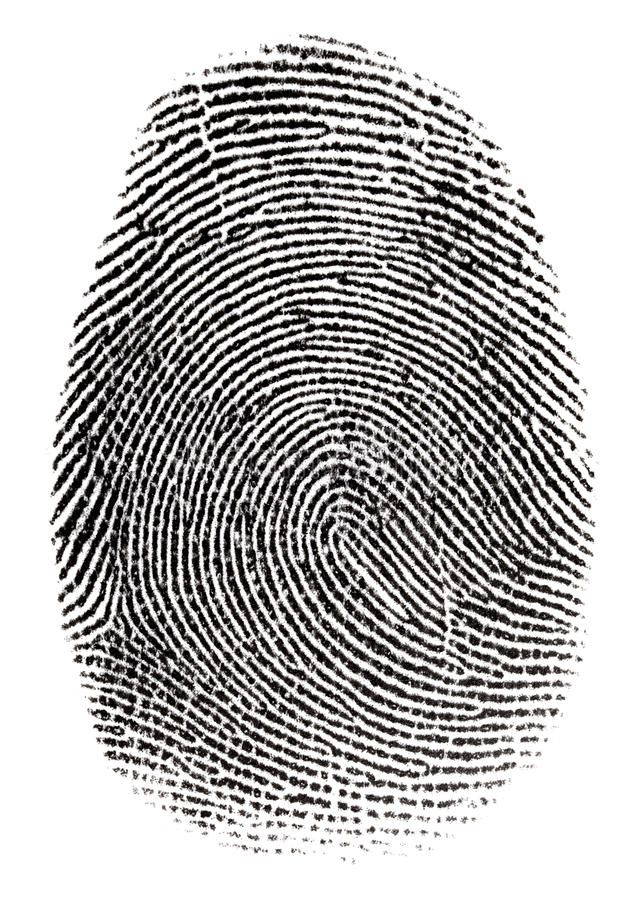
#> input picture jj.jpg, 644 x 900 px
$ jupyter execute Untitled-1.ipynb
#> lines starting #> are read from the running program, lines starting #| are printed output that depends on the picture
[cell 1]
import cv2
import numpy as np

img = cv2.imread('jj.jpg',0)
#> img: shape (900, 644); min 0, max 255, mean 183.5

kernel = np.ones((5,5),np.uint8)
erosion = cv2.erode(img,kernel,iterations = 1)
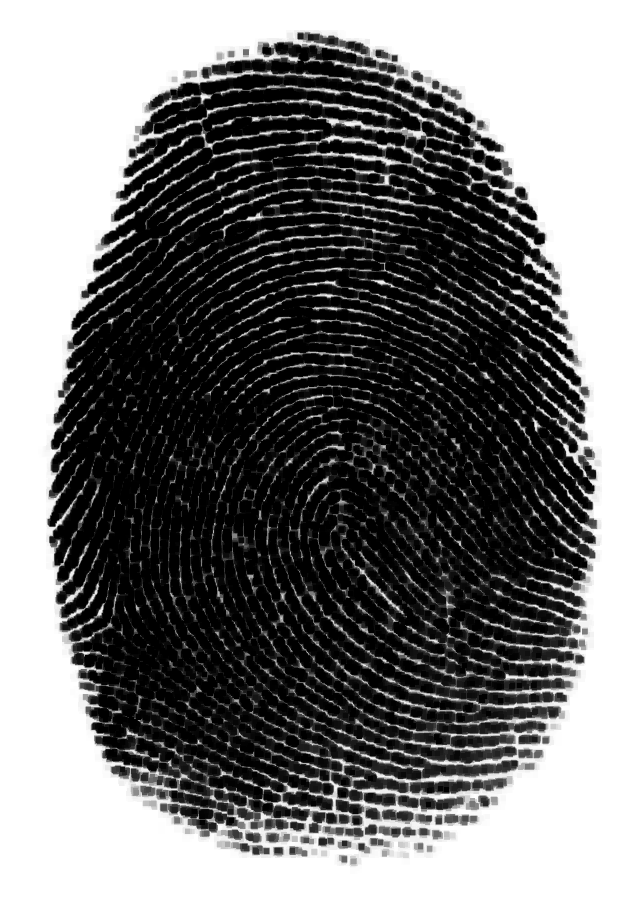
#> erosion: shape (900, 644); min 0, max 255, mean 119.5

cv2.imshow('img',img)
cv2.imshow('dst',erosion)
cv2.waitKey(0)
cv2.destroyAllWindows()

[cell 2]
img = cv2.imread('jj.jpg',0)

kernel = np.ones((5,5),np.uint8)
dilation = cv2.dilate(img,kernel,iterations = 1)
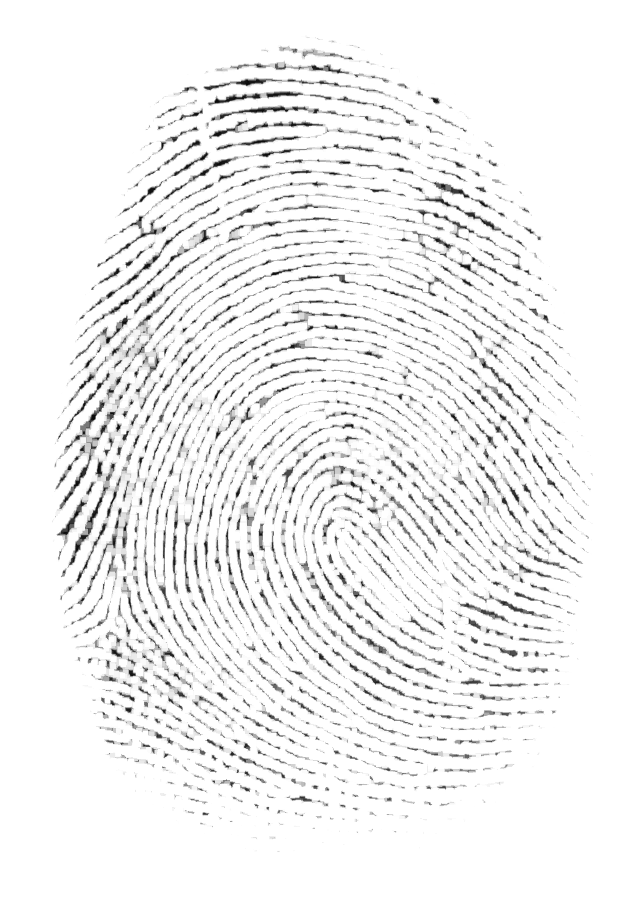
#> dilation: shape (900, 644); min 8, max 255, mean 242.1

cv2.imshow('img',img)
cv2.imshow('dst',dilation)
cv2.waitKey(0)
cv2.destroyAllWindows()

[cell 3]
img = cv2.imread('jj.jpg',0)

kernel = np.ones((5,5),np.uint8)
opening = cv2.morphologyEx(img, cv2.MORPH_OPEN, kernel)
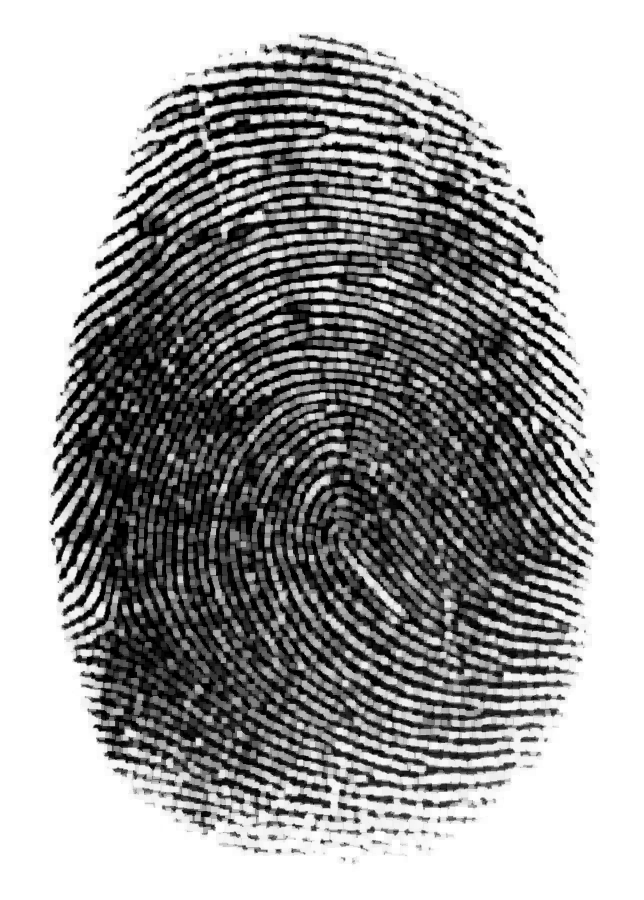
#> opening: shape (900, 644); min 0, max 255, mean 159.5

cv2.imshow('img',img)
cv2.imshow('dst',opening)
cv2.waitKey(0)
cv2.destroyAllWindows()

[cell 4]
img = cv2.imread('jj.jpg',0)

kernel = np.ones((5,5),np.uint8)
closing = cv2.morphologyEx(img, cv2.MORPH_CLOSE, kernel)
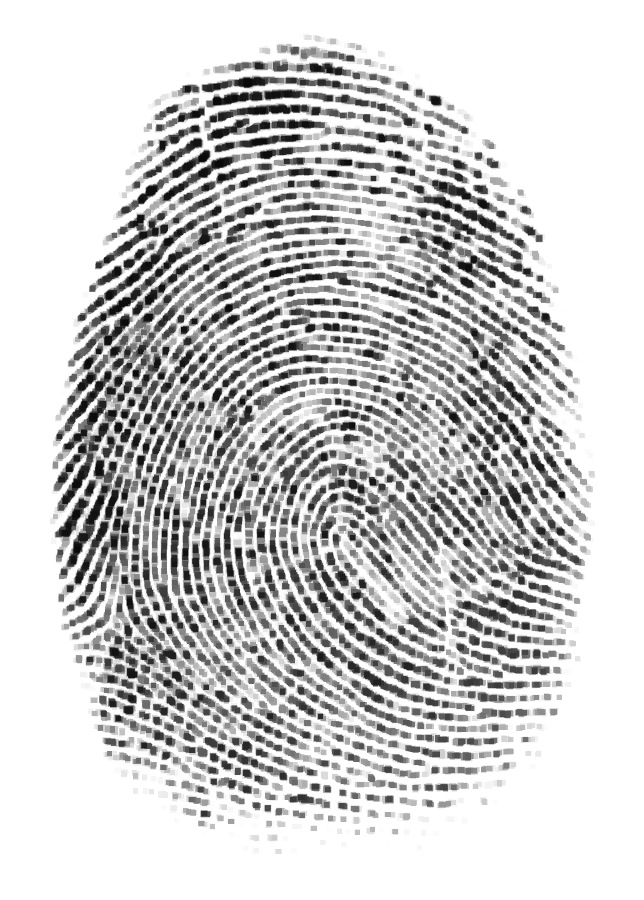
#> closing: shape (900, 644); min 8, max 255, mean 206.2

cv2.imshow('img',img)
cv2.imshow('dst',closing)
cv2.waitKey(0)
cv2.destroyAllWindows()

[cell 5]
img = cv2.imread('jj.jpg',0)

kernel = np.ones((5,5),np.uint8)
gradient = cv2.morphologyEx(img, cv2.MORPH_GRADIENT, kernel)
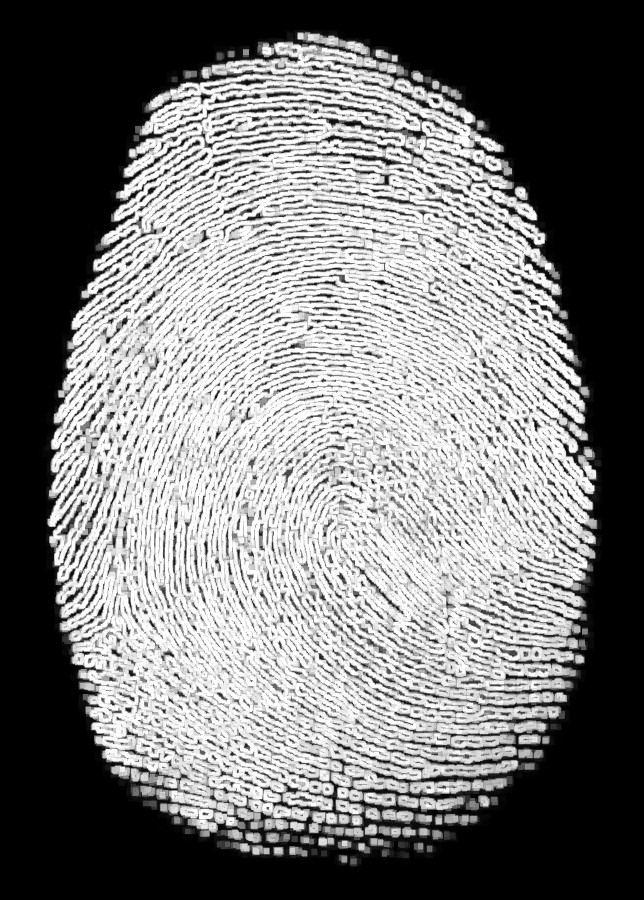
#> gradient: shape (900, 644); min 0, max 255, mean 122.6

cv2.imshow('img',img)
cv2.imshow('dst',closing)
cv2.waitKey(0)
cv2.destroyAllWindows()

[cell 6]
img = cv2.imread('jj.jpg',0)

kernel = np.ones((5,5),np.uint8)
tophat = cv2.morphologyEx(img, cv2.MORPH_TOPHAT, kernel)
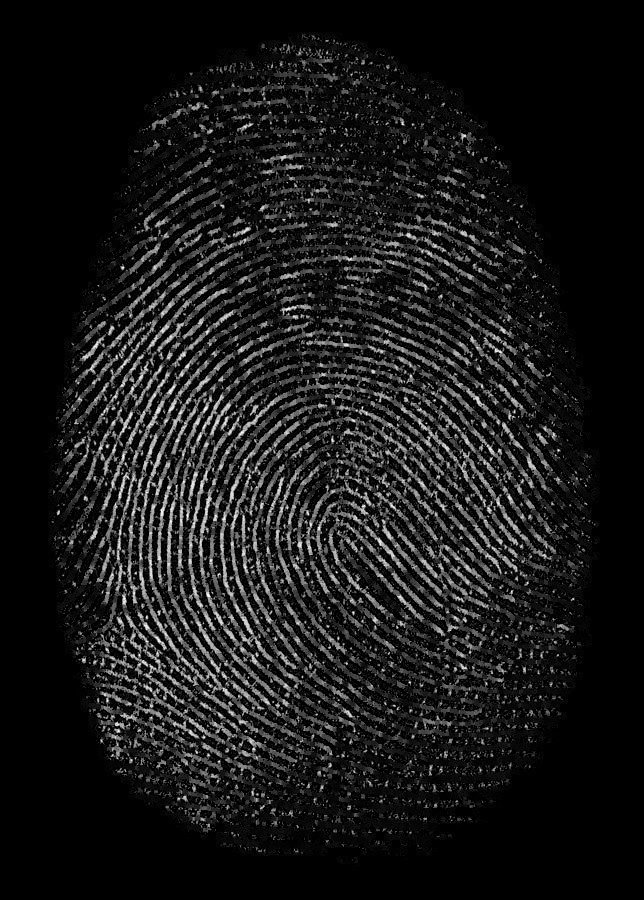
#> tophat: shape (900, 644); min 0, max 254, mean 24

cv2.imshow('img',img)
cv2.imshow('dst',tophat)
cv2.waitKey(0)
cv2.destroyAllWindows()
